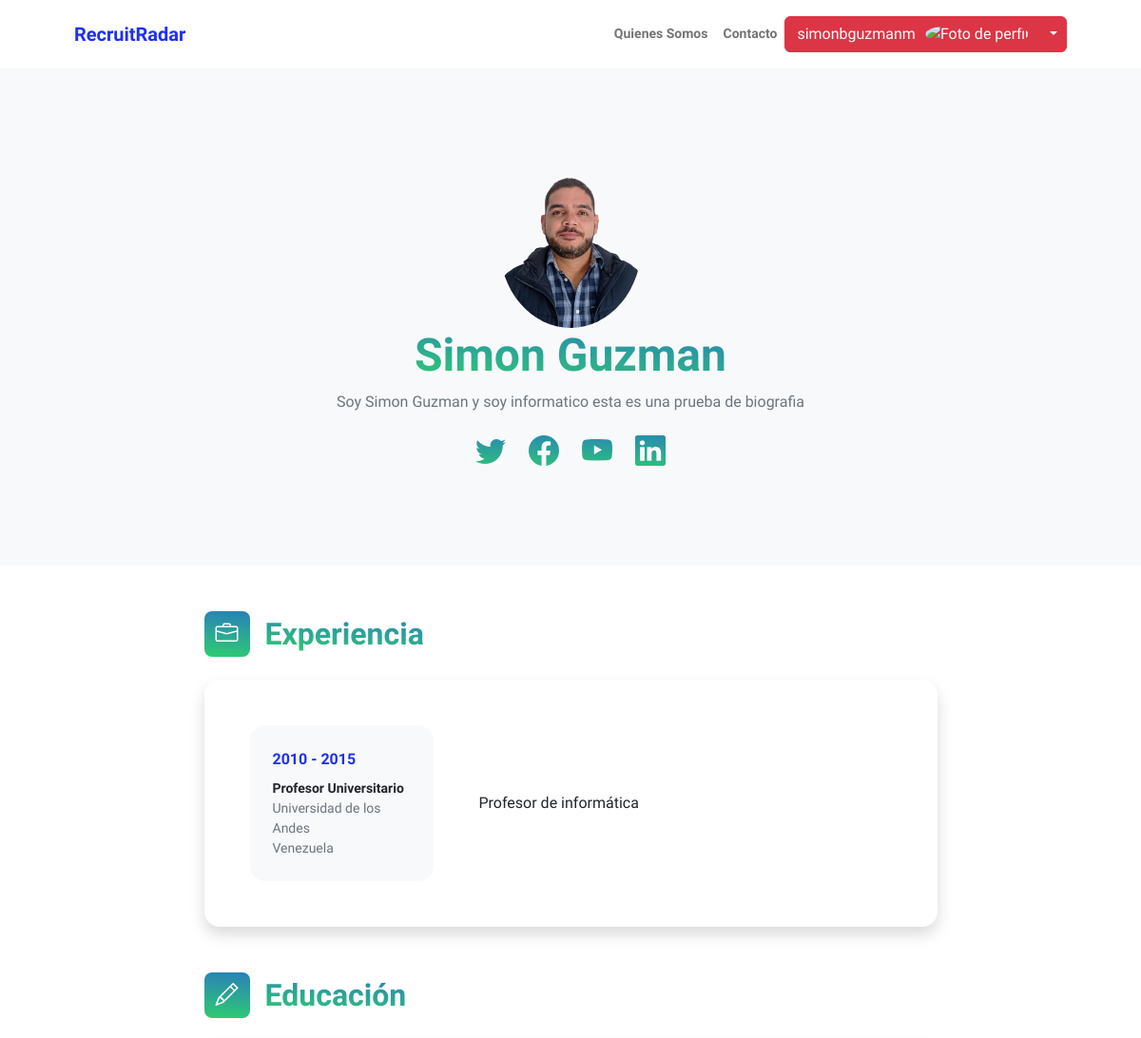
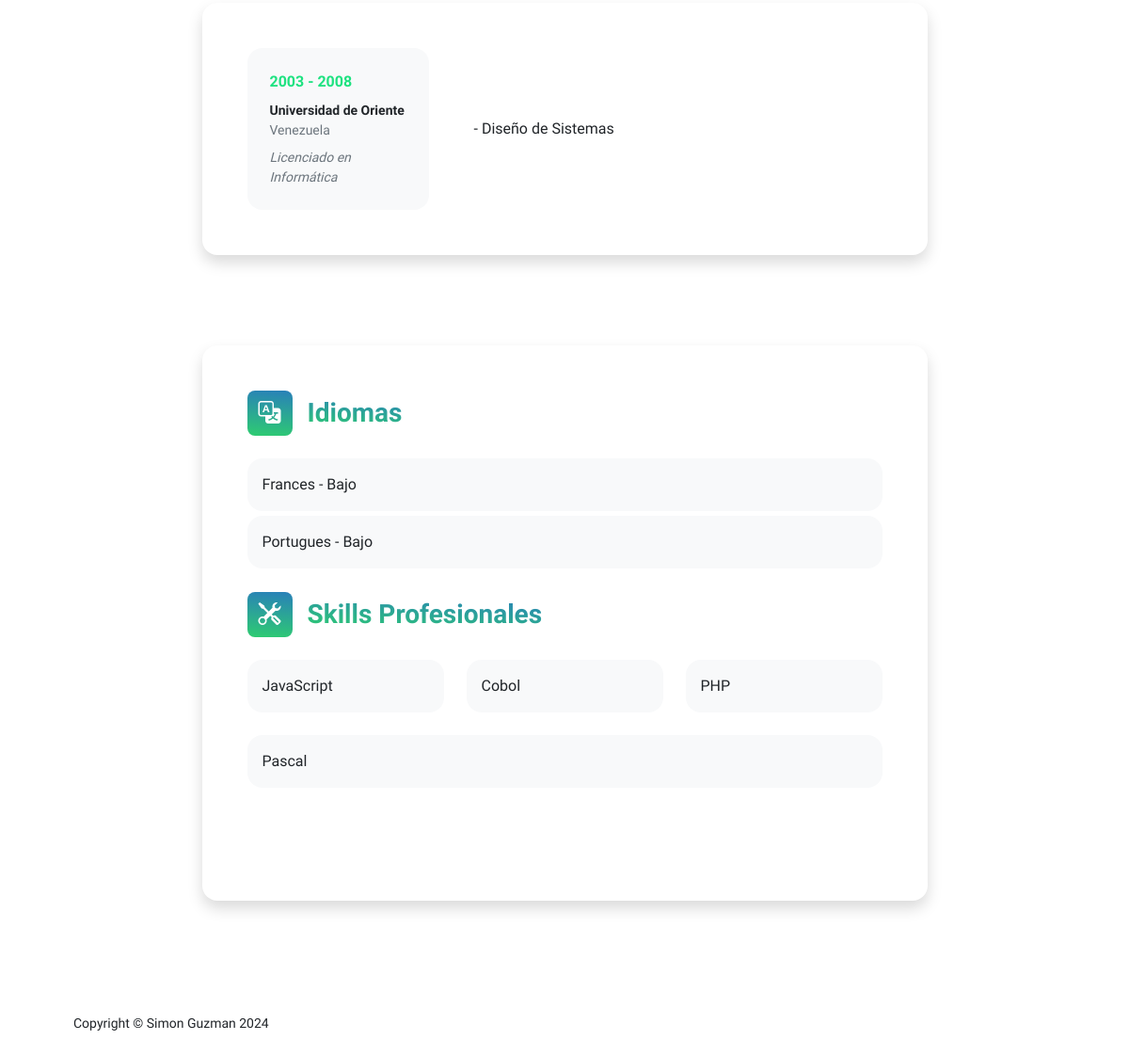
Page /appUsers/perfilde/simonbguzmanm (signed in) on the committed database (2 pictures, top to bottom).
### appUsers/models.py (models this page shows, shortened)
class DataUsuario(models.Model):
    user = models.OneToOneField(User, on_delete=models.CASCADE, null=True)
    nombre = models.CharField(max_length=100,null=True, blank = True)
    apellido = models.CharField(max_length=100,null=True, blank = True)
    bio = models.CharField(max_length=1000, null=True, blank = True)
    telefono = models.CharField(max_length=100, null=True, blank = True)
    url_twitter = models.CharField(max_length=100,null=True, blank = True)
    url_facebook = models.CharField(max_length=100, null=True, blank = True)
    url_github= models.CharField(max_length=100, null=True, blank = True)
    url_youtube = models.CharField(max_length=100, null=True, blank = True)
    url_linkedin = models.CharField(max_length=100, null=True, blank = True)

class ExperienciaLaboral(models.Model):
    user = models.ForeignKey(User, on_delete=models.CASCADE, null=True)
    cargo = models.CharField(max_length=100)
    empresa = models.CharField(max_length=100)
    periodo_inicio = models.IntegerField()
    periodo_fin = models.IntegerField(null=True, blank=True)
    description = models.CharField(max_length=1000)
    pais = models.CharField(max_length=50)

class Educacion(models.Model):
    user = models.ForeignKey(User, on_delete=models.CASCADE, null=True)
    institucion = models.CharField(max_length=100)
    titulo = models.CharField(max_length=100)
    description = models.CharField(max_length=1000)
    pais = models.CharField(max_length=50)
    periodo_inicio = models.IntegerField()
    periodo_fin = models.IntegerField(null=True, blank=True)

class Idiomas(models.Model):
    user = models.ForeignKey(User, on_delete=models.CASCADE, null=True)
    idioma = models.CharField(max_length=50)
    nivel = models.CharField(max_length=20)

class Skills(models.Model):
    user = models.ForeignKey(User, on_delete=models.CASCADE, null=True)
    aptitud = models.CharField(max_length=50)

### appUsers/views.py (the view)
# urls.py: path('perfilde/<str:nombre>', views.perfilde, name='unperfil')
def perfilde(request, nombre):
    usuarios = User.objects.filter(username=nombre)
    if usuarios.exists():
        usuario_encontrado = usuarios.first()
        user_id = usuario_encontrado.id
        experiencias = ExperienciaLaboral.objects.filter(user=user_id)
        estudios = Educacion.objects.filter(user=user_id)
        skills = Skills.objects.filter(user=user_id)
        idiomas = Idiomas.objects.filter(user=user_id)
        try:
            avatar=Avatar.objects.get(user=user_id)
        except Avatar.DoesNotExist:
            avatar="/media/avatares/default.jpg"
        try:
            perfil=DataUsuario.objects.get(user=user_id)
        except DataUsuario.DoesNotExist:
            perfil=""
        print(avatar)
        return render(request,"appUsers/perfilde.html",{"foto_avatar":avatar.imagen.url,"experiencias":experiencias,"estudios":estudios,"idiomas":idiomas,"perfil":perfil,"skills":skills,"avatar":request.session.get('foto-avatar', 'none'),"enc":"1"})
    else:
        return render(request, "appUsers/perfilde.html", {"foto_avatar":"","nombredeparametro": nombre,"enc":"0","avatar":request.session.get('foto-avatar', 'none')})

### appUsers/models.py (called while the page is built)
    def __str__(self):
        return f'{self.user} - {self.imagen}'

### appUsers/templates/appUsers/perfilde.html (shortened to what this page needs)
{% extends "appUsers/base.html" %}
{% load static %}
{% block datosDinamicos %}
{% if enc == '1' %}
<section class="bg-light py-5">
    <div class="container px-5">
        <div class="row gx-5 justify-content-center">
            <div class="col-xxl-8">
                <div class="text-center my-5">
                    <img src="{{foto_avatar}}" alt="Foto de perfil" class="img-fluid rounded-circle" width="150">
                    <h2 class="display-5 fw-bolder"><span class="text-gradient d-inline">{{perfil.nombre}} {{perfil.apellido}}</span></h2>
                    <p class="text-muted">{{perfil.bio}}</p>
                    <div class="d-flex justify-content-center fs-2 gap-4">
                        {% if perfil.url_twitter != '#' %}
                            <a class="text-gradient" href="{{ perfil.url_twitter }}" target="_blank"><i class="bi bi-twitter"></i></a>
                        {% endif %}
                        {% if perfil.url_facebook != '#' %}
                            <a class="text-gradient" href="{{ perfil.url_facebook }}" target="_blank"><i class="bi bi-facebook"></i></a>
                        {% endif %}
                        {% if perfil.url_youtube != '#' %}
                            <a class="text-gradient" href="{{ perfil.url_youtube }}" target="_blank"><i class="bi bi-youtube"></i></a>
                        {% endif %}
                        {% if perfil.url_linkedin != '#' %}
                            <a class="text-gradient" href="{{ perfil.url_linkedin }}" target="_blank"><i class="bi bi-linkedin"></i></a>
                        {% endif %}
                    </div>
                </div>
            </div>
        </div>
    </div>
</section>
<div class="container px-5 my-5">
    <div class="row gx-5 justify-content-center">
        <div class="col-lg-11 col-xl-9 col-xxl-8">
            <section>
                <div class="d-flex align-items-center mb-4">
                    <div class="feature bg-primary bg-gradient-primary-to-secondary text-white rounded-3 me-3"><i class="bi bi-briefcase"></i></div>
                    <h2 class="fw-bolder mb-0"><span class="text-gradient d-inline">Experiencia</span></h2>
                </div>
                {% for exp in experiencias %}
                <div class="card shadow border-0 rounded-4 mb-5">
                    <div class="card-body p-5">
                        <div class="row align-items-center gx-5">
                            <div class="col text-center text-lg-start mb-4 mb-lg-0">
                                <div class="bg-light p-4 rounded-4">
                                    <div class="text-primary fw-bolder mb-2">{{exp.periodo_inicio}} - {{exp.periodo_fin}}</div>
                                    <div class="small fw-bolder">{{exp.cargo}}</div>
                                    <div class="small text-muted">{{exp.empresa}}</div>
                                    <div class="small text-muted">{{exp.pais}}</div>
                                </div>
                            </div>
                            <div class="col-lg-8"><div>{{exp.description}}</div></div>
                        </div>
                    </div>
                </div>
                {% endfor%}
            </section>
            <section>
                <div class="d-flex align-items-center mb-4">
                    <div class="feature bg-primary bg-gradient-primary-to-secondary text-white rounded-3 me-3"><i class="bi bi-pencil"></i></div>
                    <h2 class="fw-bolder mb-0"><span class="text-gradient d-inline">Educación</span></h2>
                </div>
                {% for est in estudios %}
                <div class="card shadow border-0 rounded-4 mb-5">
                    <div class="card-body p-5">
                        <div class="row align-items-center gx-5">
                            <div class="col text-center text-lg-start mb-4 mb-lg-0">
                                <div class="bg-light p-4 rounded-4">
                                    <div class="text-secondary fw-bolder mb-2">{{est.periodo_inicio}} - {{est.periodo_fin}}</div>
                                    <div class="mb-2">
                                        <div class="small fw-bolder">{{est.institucion}}</div>
                                        <div class="small text-muted">{{est.pais}}</div>
                                    </div>
                                    <div class="fst-italic">
                                        <div class="small text-muted">{{est.titulo}}</div>
                                    </div>
                                </div>
                            </div>
                            <div class="col-lg-8"><div>{{est.description}}</div></div>
                        </div>
                    </div>
                </div>
                {% endfor%}
            </section>
            <div class="pb-5"></div>
            <section>
                <div class="card shadow border-0 rounded-4 mb-5">
                    <div class="card-body p-5">
                        <div class="mb-0">
                            <div class="d-flex align-items-center mb-4">
                                <div class="feature bg-primary bg-gradient-primary-to-secondary text-white rounded-3 me-3"><i class="bi bi-translate"></i></div>
                                <h3 class="fw-bolder mb-0"><span class="text-gradient d-inline">Idiomas</span></h3>
                            </div>
                            <div class="row row-cols-1 row-cols-md-1">
                                {% for est in idiomas %}
                                <div class="col mb-4 mb-md-0" style="margin-bottom: 5px !important;">
                                    <div class="d-flex align-items-center bg-light rounded-4 p-3 h-100">{{est.idioma}} - {{est.nivel}}</div>
                                </div>
                                {% endfor%}
                            </div>
                        </div>
                        <div class="mb-5" style="margin-top: 20px;">
                            <div class="d-flex align-items-center mb-4">
                                <div class="feature bg-primary bg-gradient-primary-to-secondary text-white rounded-3 me-3"><i class="bi bi-tools"></i></div>
                                <h3 class="fw-bolder mb-0"><span class="text-gradient d-inline">Skills Profesionales</span></h3>
                            </div>
                            <div class="row">
                                {% for est in skills %}
                                    <div class="col mb-4">
                                        <div class="d-flex align-items-center bg-light rounded-4 p-3 h-100">{{ est.aptitud }}</div>
                                    </div>
                                    {% if forloop.counter|divisibleby:3 or forloop.last %}
                                        </div>{% if not forloop.last %}<div class="row">{% endif %}
                                    {% endif %}
                                {% endfor %}
                            </div>
                        </div>
                    </div>
                </div>
        </div>
    </div>
{% endif %}
{% endblock %}

### appUsers/templates/appUsers/base.html (shortened to what this page needs)
<!DOCTYPE html>
<html lang="en">
    <head>
        {% load static %}
        <link rel="stylesheet" href="https://cdnjs.cloudflare.com/ajax/libs/font-awesome/6.0.0/css/all.min.css">
        <link href="https://cdn.jsdelivr.net/npm/bootstrap-icons@1.8.1/font/bootstrap-icons.css" rel="stylesheet" />
        <link href="{% static 'css/styles.css' %}" rel="stylesheet" />
    </head>
    <body class="d-flex flex-column h-100">
        <main class="flex-shrink-0">
            <nav class="navbar navbar-expand-lg navbar-light bg-white py-3">
                <div class="container px-5">
                    <a class="navbar-brand" href="{% url 'Home' %}"><span class="fw-bolder text-primary">RecruitRadar</span></a>
                    <div class="collapse navbar-collapse" id="navbarSupportedContent">
                        <ul class="navbar-nav ms-auto mb-2 mb-lg-0 small fw-bolder">
                            <li class="nav-item"><a class="nav-link" href="{% url 'Aboutme' %}">Quienes Somos</a></li>
                            <li class="nav-item"><a class="nav-link" href="{% url 'Contact' %}">Contacto</a></li>
                            {% if request.user.is_authenticated %}
                            <div class="btn-group">
                                <button type="button" class="btn btn-danger">{{ request.user.username}}<img src="{{avatar}}" alt="Foto de perfil" class="img-fluid rounded-circle" width="50" style="margin-left: 10px;"></button>
                                <button type="button" class="btn btn-danger dropdown-toggle dropdown-toggle-split" data-bs-toggle="dropdown" aria-expanded="false">
                                </button>
                              </div>
                            {% else %}
                                <li class="nav-item"><a class="nav-link" href="{% url 'Login' %}">Iniciar Sesión</a></li>
                                <li class="nav-item"><a class="nav-link" href="{% url 'Register' %}">Registrar</a></li>
                            {% endif %}
                        </ul>
                    </div>
                </div>
            </nav>
            {% block datosDinamicos %}
            {% endblock %}
        </main>
        <footer class="bg-white py-4 mt-auto">
            <div class="container px-5">
                <div class="row align-items-center justify-content-between flex-column flex-sm-row">
                    <div class="col-auto"><div class="small m-0">Copyright &copy; Simon Guzman 2024</div></div>
                </div>
            </div>
        </footer>
    </body>
</html>

### rows in the picture
DataUsuario: nombre "Simon", apellido "Guzman", bio "Soy Simon Guzman y soy informatico esta es una prueba de biografia"
ExperienciaLaboral: periodo_inicio "2010", periodo_fin "2015", cargo "Profesor Universitario", empresa "Universidad de los Andes", pais "Venezuela", description "Profesor de informática"
Educacion: periodo_inicio "2003", periodo_fin "2008", institucion "Universidad de Oriente", pais "Venezuela", titulo "Licenciado en Informática", description "- Diseño de Sistemas"
Idiomas: idioma "Frances", nivel "Bajo"
Idiomas: idioma "Portugues", nivel "Bajo"
Skills: aptitud "JavaScript"
Skills: aptitud "Cobol"
Skills: aptitud "PHP"
Skills: aptitud "Pascal"

### other values in the picture
{{ request.user.username }} "simonbguzmanm"
